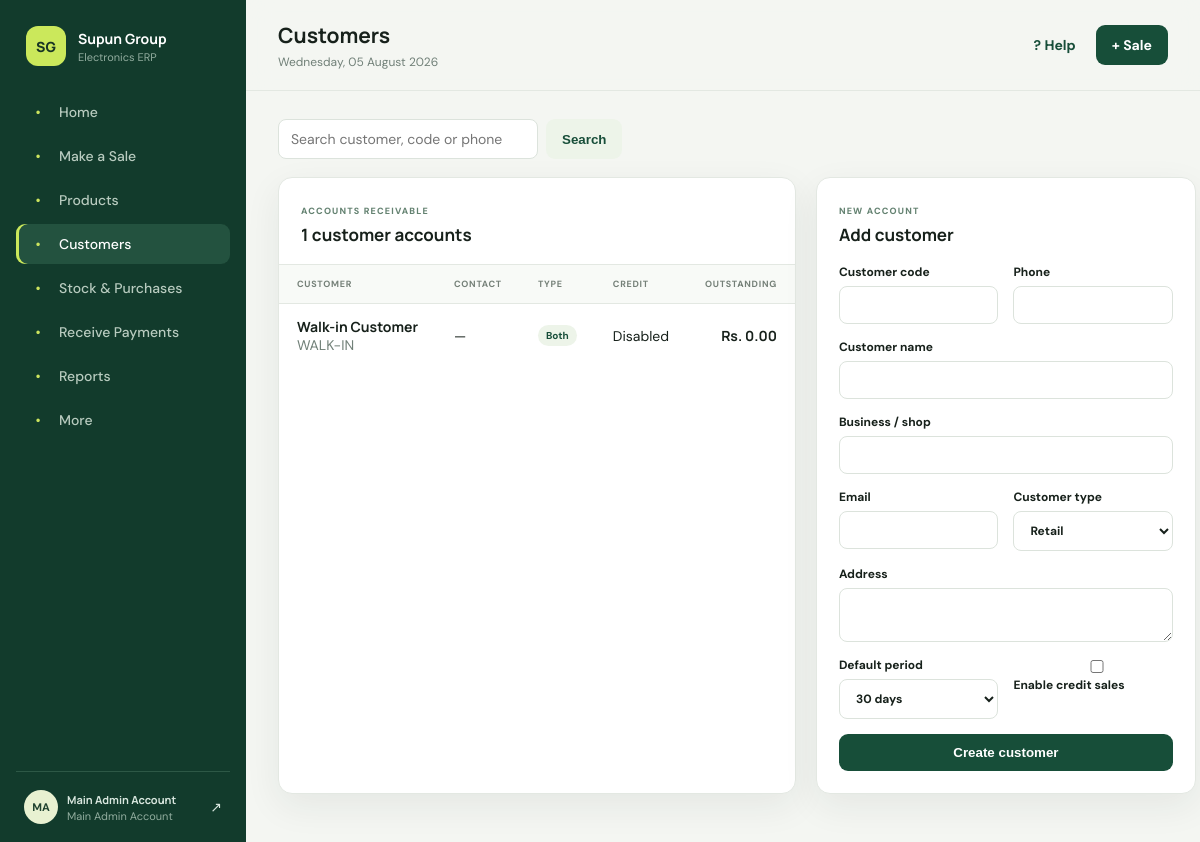
/customers.php (signed in), run on the app's committed database.
### tables this page shows
CREATE TABLE customers (id BIGINT UNSIGNED PRIMARY KEY AUTO_INCREMENT, customer_code VARCHAR(60) UNIQUE NOT NULL, name VARCHAR(160) NOT NULL, business_name VARCHAR(160), phone VARCHAR(30), email VARCHAR(190), address TEXT, customer_type ENUM('retail','wholesale','both') DEFAULT 'retail', credit_enabled BOOLEAN DEFAULT FALSE, default_payment_period VARCHAR(30) DEFAULT '30_days', outstanding DECIMAL(18,2) DEFAULT 0, total_sales DECIMAL(18,2) DEFAULT 0, total_payments DECIMAL(18,2) DEFAULT 0, last_purchase_at DATETIME NULL, last_payment_at DATETIME NULL, status ENUM('active','inactive') DEFAULT 'active', created_at TIMESTAMP DEFAULT CURRENT_TIMESTAMP, updated_at TIMESTAMP DEFAULT CURRENT_TIMESTAMP ON UPDATE CURRENT_TIMESTAMP, INDEX(name), INDEX(phone));

### bootstrap.php (called while the page is built, shortened)
<?php
function e(mixed $value): string { return htmlspecialchars((string)$value, ENT_QUOTES, 'UTF-8'); }
function money(float|int|string|null $value): string { return 'Rs. ' . number_format((float)$value, 2); }
function user(): ?array { return $_SESSION['user'] ?? null; }
function can(string $permission): bool {
    $u = user();
    if ($u['role_code'] === 'main_admin') return true;
    return in_array($permission, $u['permissions'] ?? [], true);
}

### customers.php (the view, shortened to what this page needs)
<?php
require __DIR__.'/bootstrap.php';require_auth();if(!can('customers.view')){http_response_code(403);exit('Forbidden');}require __DIR__.'/partials.php';
$q=trim($_GET['q']??'');$like="%$q%";$stmt=$db->prepare('SELECT * FROM customers WHERE status="active" AND (name LIKE ? OR customer_code LIKE ? OR phone LIKE ?) ORDER BY id DESC');$stmt->execute([$like,$like,$like]);$rows=$stmt->fetchAll();page_start('Customers','customers.php');?>
<div class="toolbar"><form><input name="q" value="<?=e($q)?>" placeholder="Search customer, code or phone"><button class="btn secondary">Search</button></form></div><div class="page-grid"><section class="panel table-panel"><div class="panel-head"><div><span class="eyebrow">Accounts receivable</span><h3><?=count($rows)?> customer accounts</h3></div></div><div class="table-wrap"><table><thead><tr><th>Customer</th><th>Contact</th><th>Type</th><th>Credit</th><th class="right">Outstanding</th></tr></thead><tbody><?php foreach($rows as $r):?><tr><td><b><?=e($r['name'])?></b><br><span class="muted"><?=e($r['customer_code'])?><?=!empty($r['business_name'])?' · '.e($r['business_name']):''?></span></td><td><?=e($r['phone']?:'—')?></td><td><span class="tag"><?=e($r['customer_type'])?></span></td><td><?=!empty($r['credit_enabled'])?'<span class="status active">Enabled</span>':'Disabled'?></td><td class="right"><b><?=money($r['outstanding'])?></b></td></tr><?php endforeach;?></tbody></table></div></section><?php if(can('customers.manage')):?><aside class="panel"><div class="panel-head"><div><span class="eyebrow">New account</span><h3>Add customer</h3></div></div><form method="post" class="form-grid"><input type="hidden" name="_csrf" value="<?=csrf()?>"><label>Customer code<input name="customer_code" required></label><label>Phone<input name="phone"></label><label class="full">Customer name<input name="name" required></label><label class="full">Business / shop<input name="business_name"></label><label>Email<input type="email" name="email"></label><label>Customer type<select name="customer_type"><option value="retail">Retail</option><option value="wholesale">Wholesale</option><option value="both">Retail & wholesale</option></select></label><label class="full">Address<textarea name="address" rows="2"></textarea></label><label>Default period<select name="default_payment_period"><option value="7_days">7 days</option><option value="14_days">14 days</option><option value="30_days" selected>30 days</option><option value="end_of_month">End of month</option><option value="custom">Custom</option></select></label><label><span><input type="checkbox" name="credit_enabled"> Enable credit sales</span></label><button class="btn primary full">Create customer</button></form></aside><?php endif;?></div><?php page_end();

### assets/app.css (style rules this page uses)
:root { --ink:#17211b;--muted:#718078;--paper:#f4f6f2;--card:#fff;--line:#e3e8e2;--green:#174e39;--lime:#cbe85b;--soft:#edf4e9;--danger:#b83b3b;--warn:#ad721b;--shadow:0 12px 36px rgba(31,49,39,.07) }
* { box-sizing:border-box }
body { margin:0;background:var(--paper);color:var(--ink);font-family:'DM Sans',sans-serif;font-size:14px }
h1,h2,h3,strong,b { font-family:'Manrope',sans-serif }
.btn { border:0;border-radius:9px;padding:11px 16px;font-weight:700;cursor:pointer;display:inline-block }
.btn.primary { background:var(--green);color:#fff }
.btn.secondary { background:var(--soft);color:var(--green) }
.eyebrow { text-transform:uppercase;letter-spacing:.13em;font-size:9px;font-weight:800;color:#648271 }
.kpi,.panel { background:var(--card);border:1px solid var(--line);border-radius:14px;box-shadow:var(--shadow) }
.panel { padding:22px }
.panel-head { display:flex;justify-content:space-between;align-items:center;margin-bottom:18px }
.panel-head h3 { margin:5px 0 0;font-size:17px }
.panel-head select,select,input,textarea { border:1px solid #dce3dc;background:#fff;border-radius:8px;padding:10px 12px;font:inherit;color:var(--ink) }
.table-panel { padding:0 }
.table-panel .panel-head { padding:22px 22px 0 }
.table-wrap { overflow:auto }
table { width:100%;border-collapse:collapse }
th { background:#f8faf7;text-transform:uppercase;letter-spacing:.08em;font-size:9px;color:#758078;text-align:left }
th,td { padding:13px 18px;border-top:1px solid var(--line);white-space:nowrap }
.right { text-align:right }
.tag,.status { display:inline-block;padding:4px 8px;border-radius:20px;font-size:10px;font-weight:700;text-transform:capitalize }
.tag { background:var(--soft);color:var(--green) }
.form-grid { display:grid;grid-template-columns:repeat(2,1fr);gap:15px }
.form-grid .full { grid-column:1/-1 }
label { display:flex;flex-direction:column;gap:6px;font-size:12px;font-weight:700 }
label input,label select,label textarea { width:100% }
.toolbar { display:flex;justify-content:space-between;gap:12px;align-items:center;margin-bottom:18px }
.toolbar form { display:flex;gap:8px }
.toolbar input { min-width:260px }
.page-grid { display:grid;grid-template-columns:1fr 380px;gap:20px }
.muted { color:var(--muted) }

### data on the page
customers: name "Walk-in Customer", customer_code "WALK-IN", phone "—", customer_type "Both", credit_enabled "Disabled", outstanding "Rs. 0.00"

### other printed values
$label "Home"
$label "Make a Sale"
$label "Products"
$label "Customers"
$label "Stock & Purchases"
$label "Receive Payments"
$label "Reports"
$label "More"
substr($u['display_name'],0,2) "MA"
$u['display_name'] "Main Admin Account"
$u['role_name'] "Main Admin Account"
$title "Customers"
count($rows) "1"
